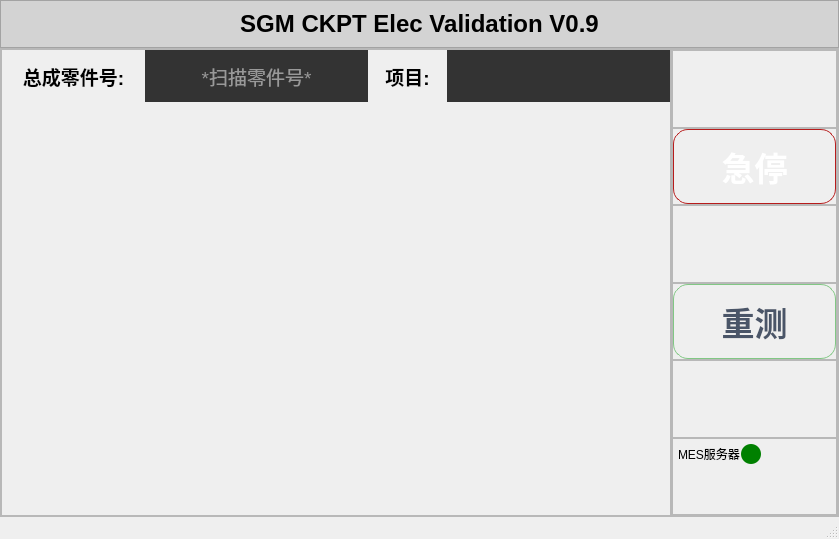
<?xml version="1.0" encoding="UTF-8"?>
<ui version="4.0">
 <class>MainWindow</class>
 <widget class="QMainWindow" name="MainWindow">
  <property name="geometry">
   <rect>
    <x>0</x>
    <y>0</y>
    <width>839</width>
    <height>539</height>
   </rect>
  </property>
  <property name="windowTitle">
   <string>MainWindow</string>
  </property>
  <property name="styleSheet">
   <string notr="true">r: #A71E2A;
}</string>
  </property>
  <widget class="QWidget" name="centralwidget">
   <layout class="QVBoxLayout" name="verticalLayout_1">
    <property name="spacing">
     <number>0</number>
    </property>
    <property name="leftMargin">
     <number>0</number>
    </property>
    <property name="topMargin">
     <number>0</number>
    </property>
    <property name="rightMargin">
     <number>0</number>
    </property>
    <property name="bottomMargin">
     <number>0</number>
    </property>
    <item>
     <widget class="QFrame" name="QFrame_Header_1">
      <property name="sizePolicy">
       <sizepolicy hsizetype="Expanding" vsizetype="Preferred">
        <horstretch>0</horstretch>
        <verstretch>1</verstretch>
       </sizepolicy>
      </property>
      <property name="styleSheet">
       <string notr="true">QFrame#QFrame_Header_1 {
	background-color: lightgray;
}</string>
      </property>
      <property name="frameShape">
       <enum>QFrame::StyledPanel</enum>
      </property>
      <property name="frameShadow">
       <enum>QFrame::Raised</enum>
      </property>
      <layout class="QHBoxLayout" name="horizontalLayout_header">
       <item>
        <widget class="QLabel" name="Header_Label">
         <property name="font">
          <font>
           <pointsize>18</pointsize>
           <bold>true</bold>
          </font>
         </property>
         <property name="text">
          <string>SGM CKPT Elec Validation V0.9</string>
         </property>
         <property name="alignment">
          <set>Qt::AlignCenter</set>
         </property>
        </widget>
       </item>
      </layout>
     </widget>
    </item>
    <item>
     <widget class="QFrame" name="QFrame_Bottom_1">
      <property name="sizePolicy">
       <sizepolicy hsizetype="Expanding" vsizetype="Expanding">
        <horstretch>0</horstretch>
        <verstretch>11</verstretch>
       </sizepolicy>
      </property>
      <property name="frameShape">
       <enum>QFrame::StyledPanel</enum>
      </property>
      <property name="frameShadow">
       <enum>QFrame::Raised</enum>
      </property>
      <layout class="QHBoxLayout" name="horizontalLayout_2">
       <property name="spacing">
        <number>0</number>
       </property>
       <property name="leftMargin">
        <number>0</number>
       </property>
       <property name="topMargin">
        <number>0</number>
       </property>
       <property name="rightMargin">
        <number>0</number>
       </property>
       <property name="bottomMargin">
        <number>0</number>
       </property>
       <item>
        <widget class="QFrame" name="QFrame_Left_2">
         <property name="sizePolicy">
          <sizepolicy hsizetype="Expanding" vsizetype="Expanding">
           <horstretch>4</horstretch>
           <verstretch>0</verstretch>
          </sizepolicy>
         </property>
         <property name="frameShape">
          <enum>QFrame::StyledPanel</enum>
         </property>
         <property name="frameShadow">
          <enum>QFrame::Raised</enum>
         </property>
         <layout class="QVBoxLayout" name="verticalLayout_2">
          <property name="spacing">
           <number>0</number>
          </property>
          <property name="leftMargin">
           <number>0</number>
          </property>
          <property name="topMargin">
           <number>0</number>
          </property>
          <property name="rightMargin">
           <number>0</number>
          </property>
          <property name="bottomMargin">
           <number>0</number>
          </property>
          <item>
           <widget class="QFrame" name="QFrame_CKPT_3">
            <property name="sizePolicy">
             <sizepolicy hsizetype="Expanding" vsizetype="Preferred">
              <horstretch>0</horstretch>
              <verstretch>1</verstretch>
             </sizepolicy>
            </property>
            <layout class="QHBoxLayout" name="horizontalLayout_3">
             <property name="spacing">
              <number>0</number>
             </property>
             <property name="leftMargin">
              <number>0</number>
             </property>
             <property name="topMargin">
              <number>0</number>
             </property>
             <property name="rightMargin">
              <number>0</number>
             </property>
             <property name="bottomMargin">
              <number>0</number>
             </property>
             <item>
              <widget class="QLabel" name="PN_Title_Label">
               <property name="sizePolicy">
                <sizepolicy hsizetype="Preferred" vsizetype="Preferred">
                 <horstretch>18</horstretch>
                 <verstretch>0</verstretch>
                </sizepolicy>
               </property>
               <property name="font">
                <font>
                 <pointsize>14</pointsize>
                 <bold>true</bold>
                </font>
               </property>
               <property name="styleSheet">
                <string notr="true">color: black;</string>
               </property>
               <property name="text">
                <string>总成零件号:</string>
               </property>
               <property name="alignment">
                <set>Qt::AlignCenter</set>
               </property>
              </widget>
             </item>
             <item>
              <widget class="QLineEdit" name="PN_Value_LineEdit">
               <property name="sizePolicy">
                <sizepolicy hsizetype="Expanding" vsizetype="Preferred">
                 <horstretch>28</horstretch>
                 <verstretch>0</verstretch>
                </sizepolicy>
               </property>
               <property name="font">
                <font>
                 <pointsize>14</pointsize>
                </font>
               </property>
               <property name="styleSheet">
                <string notr="true">background-color: #333333; color: white; border: 0px;</string>
               </property>
               <property name="text">
                <string/>
               </property>
               <property name="maxLength">
                <number>8</number>
               </property>
               <property name="alignment">
                <set>Qt::AlignCenter</set>
               </property>
               <property name="placeholderText">
                <string>*扫描零件号*</string>
               </property>
              </widget>
             </item>
             <item>
              <widget class="QLabel" name="Program_Title_Label">
               <property name="sizePolicy">
                <sizepolicy hsizetype="Preferred" vsizetype="Preferred">
                 <horstretch>10</horstretch>
                 <verstretch>0</verstretch>
                </sizepolicy>
               </property>
               <property name="font">
                <font>
                 <pointsize>14</pointsize>
                 <bold>true</bold>
                </font>
               </property>
               <property name="styleSheet">
                <string notr="true">color: black;</string>
               </property>
               <property name="text">
                <string>项目:</string>
               </property>
               <property name="alignment">
                <set>Qt::AlignCenter</set>
               </property>
              </widget>
             </item>
             <item>
              <widget class="QLabel" name="Program_Value_Label">
               <property name="sizePolicy">
                <sizepolicy hsizetype="Expanding" vsizetype="Preferred">
                 <horstretch>28</horstretch>
                 <verstretch>0</verstretch>
                </sizepolicy>
               </property>
               <property name="font">
                <font>
                 <pointsize>14</pointsize>
                </font>
               </property>
               <property name="styleSheet">
                <string notr="true">background-color: #333333; color: white;</string>
               </property>
               <property name="text">
                <string/>
               </property>
               <property name="alignment">
                <set>Qt::AlignCenter</set>
               </property>
              </widget>
             </item>
            </layout>
           </widget>
          </item>
          <item>
           <widget class="QFrame" name="QFrame_Program_3">
            <property name="sizePolicy">
             <sizepolicy hsizetype="Expanding" vsizetype="Preferred">
              <horstretch>0</horstretch>
              <verstretch>1</verstretch>
             </sizepolicy>
            </property>
           </widget>
          </item>
          <item>
           <widget class="QFrame" name="QFrame_Tests_3">
            <property name="sizePolicy">
             <sizepolicy hsizetype="Expanding" vsizetype="Expanding">
              <horstretch>0</horstretch>
              <verstretch>5</verstretch>
             </sizepolicy>
            </property>
           </widget>
          </item>
          <item>
           <widget class="QFrame" name="QFrame_Malfunction_3">
            <property name="sizePolicy">
             <sizepolicy hsizetype="Expanding" vsizetype="Preferred">
              <horstretch>0</horstretch>
              <verstretch>2</verstretch>
             </sizepolicy>
            </property>
           </widget>
          </item>
         </layout>
        </widget>
       </item>
       <item>
        <widget class="QFrame" name="QFrame_Right_2">
         <property name="sizePolicy">
          <sizepolicy hsizetype="Expanding" vsizetype="Expanding">
           <horstretch>1</horstretch>
           <verstretch>0</verstretch>
          </sizepolicy>
         </property>
         <property name="frameShape">
          <enum>QFrame::StyledPanel</enum>
         </property>
         <property name="frameShadow">
          <enum>QFrame::Raised</enum>
         </property>
         <layout class="QVBoxLayout" name="verticalLayout_Right_3">
          <property name="spacing">
           <number>0</number>
          </property>
          <property name="leftMargin">
           <number>0</number>
          </property>
          <property name="topMargin">
           <number>0</number>
          </property>
          <property name="rightMargin">
           <number>0</number>
          </property>
          <property name="bottomMargin">
           <number>0</number>
          </property>
          <item>
           <widget class="QFrame" name="QFrame_Right_Section1_3">
            <property name="sizePolicy">
             <sizepolicy hsizetype="Expanding" vsizetype="Expanding">
              <horstretch>0</horstretch>
              <verstretch>1</verstretch>
             </sizepolicy>
            </property>
            <property name="frameShape">
             <enum>QFrame::StyledPanel</enum>
            </property>
            <property name="frameShadow">
             <enum>QFrame::Raised</enum>
            </property>
           </widget>
          </item>
          <item>
           <widget class="QFrame" name="QFrame_Right_Section2_3">
            <property name="sizePolicy">
             <sizepolicy hsizetype="Expanding" vsizetype="Expanding">
              <horstretch>0</horstretch>
              <verstretch>1</verstretch>
             </sizepolicy>
            </property>
            <property name="frameShape">
             <enum>QFrame::StyledPanel</enum>
            </property>
            <property name="frameShadow">
             <enum>QFrame::Raised</enum>
            </property>
            <layout class="QHBoxLayout" name="horizontalLayout_Section2_3">
             <property name="leftMargin">
              <number>0</number>
             </property>
             <property name="topMargin">
              <number>0</number>
             </property>
             <property name="rightMargin">
              <number>0</number>
             </property>
             <property name="bottomMargin">
              <number>0</number>
             </property>
             <item>
              <widget class="QPushButton" name="pushButton_STOP">
               <property name="sizePolicy">
                <sizepolicy hsizetype="Expanding" vsizetype="Expanding">
                 <horstretch>0</horstretch>
                 <verstretch>0</verstretch>
                </sizepolicy>
               </property>
               <property name="font">
                <font>
                 <pointsize>25</pointsize>
                 <bold>true</bold>
                </font>
               </property>
               <property name="styleSheet">
                <string notr="true">QPushButton {
    border-radius: 15px;
    background: qlineargradient(x1:0, y1:0, x2:0, y2:1,
        stop:0 #FF8A8A,
        stop:0.5 #E57373,
        stop:1 #D32F2F);
    color: white;
    border: 1px solid #B71C1C;
    font-weight: bold;
    padding: 8px;
}

QPushButton:hover {
    background: qlineargradient(x1:0, y1:0, x2:0, y2:1,
        stop:0 #FF9E9E,
        stop:0.5 #EF5350,
        stop:1 #E53935);
}

QPushButton:pressed {
    background: qlineargradient(x1:0, y1:0, x2:0, y2:1,
        stop:0 #D32F2F,
        stop:0.5 #C62828,
        stop:1 #B71C1C);
    padding: 9px 7px 7px 9px;
}</string>
               </property>
               <property name="text">
                <string>急停</string>
               </property>
              </widget>
             </item>
            </layout>
           </widget>
          </item>
          <item>
           <widget class="QFrame" name="QFrame_Right_Section3_3">
            <property name="sizePolicy">
             <sizepolicy hsizetype="Expanding" vsizetype="Expanding">
              <horstretch>0</horstretch>
              <verstretch>1</verstretch>
             </sizepolicy>
            </property>
            <property name="frameShape">
             <enum>QFrame::StyledPanel</enum>
            </property>
            <property name="frameShadow">
             <enum>QFrame::Raised</enum>
            </property>
           </widget>
          </item>
          <item>
           <widget class="QFrame" name="QFrame_Right_Section4_3">
            <property name="sizePolicy">
             <sizepolicy hsizetype="Expanding" vsizetype="Expanding">
              <horstretch>0</horstretch>
              <verstretch>1</verstretch>
             </sizepolicy>
            </property>
            <property name="frameShape">
             <enum>QFrame::StyledPanel</enum>
            </property>
            <property name="frameShadow">
             <enum>QFrame::Raised</enum>
            </property>
            <layout class="QHBoxLayout" name="horizontalLayout_Section4_3">
             <property name="leftMargin">
              <number>0</number>
             </property>
             <property name="topMargin">
              <number>0</number>
             </property>
             <property name="rightMargin">
              <number>0</number>
             </property>
             <property name="bottomMargin">
              <number>0</number>
             </property>
             <item>
              <widget class="QPushButton" name="pushButton_REDO">
               <property name="sizePolicy">
                <sizepolicy hsizetype="Expanding" vsizetype="Expanding">
                 <horstretch>0</horstretch>
                 <verstretch>0</verstretch>
                </sizepolicy>
               </property>
               <property name="font">
                <font>
                 <pointsize>25</pointsize>
                 <bold>true</bold>
                </font>
               </property>
               <property name="styleSheet">
                <string notr="true">QPushButton {
    border-radius: 15px;
    background: qlineargradient(x1:0, y1:0, x2:0, y2:1,
        stop:0 #E8F5E9,
        stop:0.5 #C8E6C9,
        stop:1 #A5D6A7);
    color: #4A5568;
    border: 1px solid #81C784;
    font-weight: bold;
    padding: 8px;
}

QPushButton:hover {
    background: qlineargradient(x1:0, y1:0, x2:0, y2:1,
        stop:0 #F1F8E9,
        stop:0.5 #DCEDC8,
        stop:1 #C5E1A5);
}

QPushButton:pressed {
    background: qlineargradient(x1:0, y1:0, x2:0, y2:1,
        stop:0 #A5D6A7,
        stop:0.5 #81C784,
        stop:1 #66BB6A);
    color: white;
    padding: 9px 7px 7px 9px;
}</string>
               </property>
               <property name="text">
                <string>重测</string>
               </property>
              </widget>
             </item>
            </layout>
           </widget>
          </item>
          <item>
           <widget class="QFrame" name="QFrame_Right_Section5_3">
            <property name="sizePolicy">
             <sizepolicy hsizetype="Expanding" vsizetype="Expanding">
              <horstretch>0</horstretch>
              <verstretch>1</verstretch>
             </sizepolicy>
            </property>
            <property name="frameShape">
             <enum>QFrame::StyledPanel</enum>
            </property>
            <property name="frameShadow">
             <enum>QFrame::Raised</enum>
            </property>
           </widget>
          </item>
          <item>
			<widget class="QFrame" name="QFrame_Right_Section6_3">
			 <property name="sizePolicy">
			  <sizepolicy hsizetype="Expanding" vsizetype="Expanding">
			   <horstretch>0</horstretch>
			   <verstretch>1</verstretch>
			  </sizepolicy>
			 </property>
			 <property name="frameShape">
			  <enum>QFrame::StyledPanel</enum>
			 </property>
			 <property name="frameShadow">
			  <enum>QFrame::Raised</enum>
			 </property>
			 <layout class="QVBoxLayout" name="verticalLayout_DateTime">
			  <property name="spacing">
			   <number>0</number>
			  </property>
			  <property name="leftMargin">
			   <number>5</number>
			  </property>
			  <property name="topMargin">
			   <number>5</number>
			  </property>
			  <property name="rightMargin">
			   <number>5</number>
			  </property>
			  <property name="bottomMargin">
			   <number>5</number>
			  </property>
			  <item>
			   <layout class="QHBoxLayout" name="horizontalLayout_ServerStatus">
				<item>
				 <widget class="QLabel" name="QLabel_ServerStatusLabel">
				  <property name="text">
				   <string>MES服务器</string>
				  </property>
				 </widget>
				</item>
				<item>
				 <widget class="QFrame" name="QFrame_ServerStatusIndicator">
				  <property name="minimumSize">
				   <size>
					<width>20</width>
					<height>20</height>
				   </size>
				  </property>
				  <property name="maximumSize">
				   <size>
					<width>20</width>
					<height>20</height>
				   </size>
				  </property>
				  <property name="styleSheet">
				   <string notr="true">
					/* Initial style: Always Green (Simulated Connection) */
					QFrame#QFrame_ServerStatusIndicator {
					 background-color: green;
					 border-radius: 10px; /* Makes it a circle */
					}
				   </string>
				  </property>
				  <property name="frameShape">
				   <enum>QFrame::NoFrame</enum>
				  </property>
				  <property name="frameShadow">
				   <enum>QFrame::Plain</enum>
				  </property>
				 </widget>
				</item>
				<item>
				 <spacer name="horizontalSpacer_ServerStatus">
				  <property name="orientation">
				   <enum>Qt::Horizontal</enum>
				  </property>
				  <property name="sizeHint" stdset="0">
				   <size>
					<width>40</width>
					<height>20</height>
				   </size>
				  </property>
				 </spacer>
				</item>
			   </layout>
			  </item>
			  <item>
			   <widget class="QLabel" name="QLabel_DateTime">
				</widget>
			  </item>
			 </layout>
			</widget>
          </item>
         </layout>
        </widget>
       </item>
      </layout>
     </widget>
    </item>
   </layout>
  </widget>
  <widget class="QMenuBar" name="menubar">
   <property name="geometry">
    <rect>
     <x>0</x>
     <y>0</y>
     <width>839</width>
     <height>22</height>
    </rect>
   </property>
  </widget>
  <widget class="QStatusBar" name="statusbar"/>
 </widget>
 <resources/>
 <connections/>
</ui>
